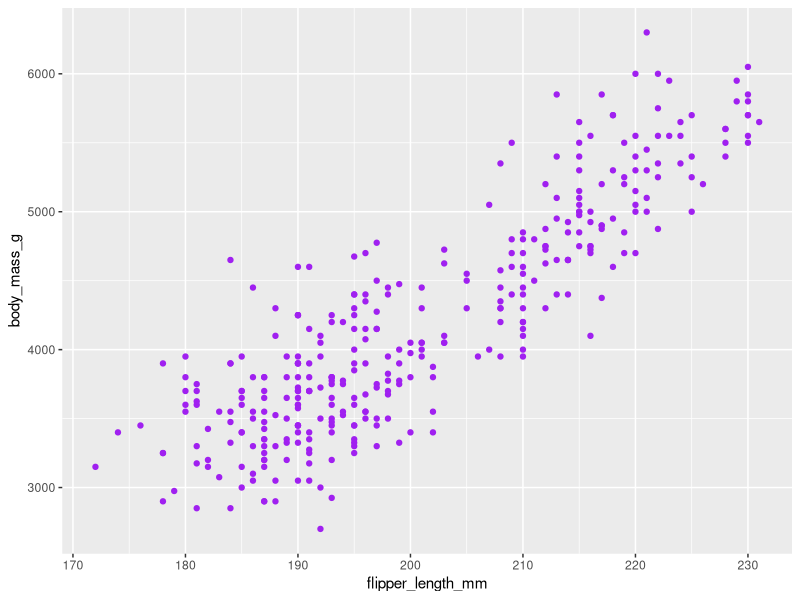
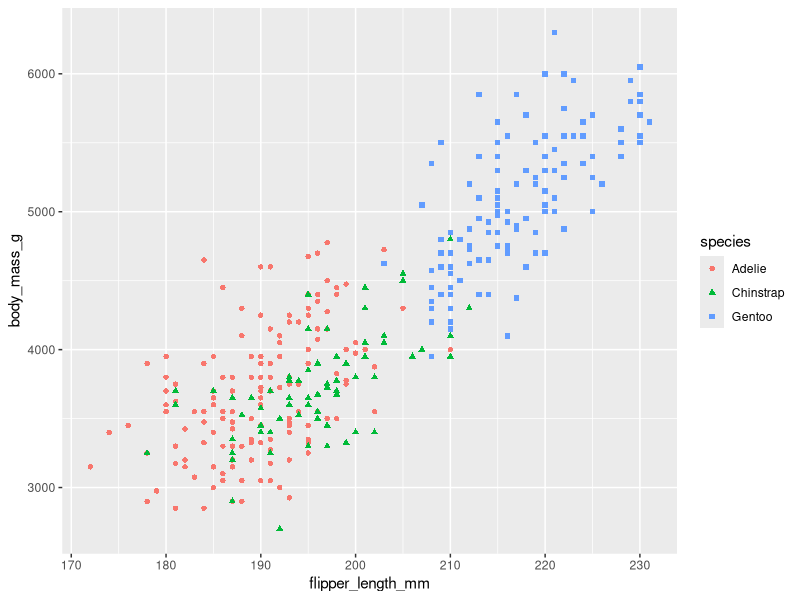
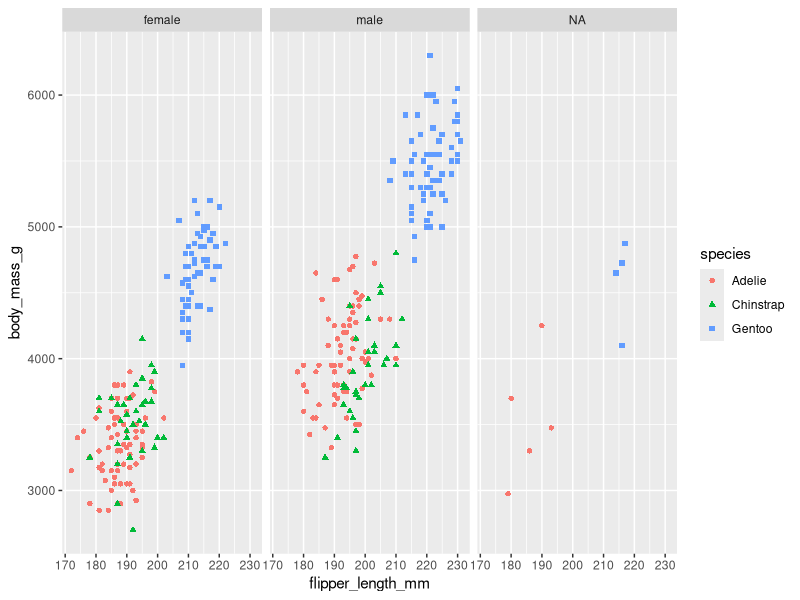

R code for these plots, in order:
## ---- chunk 1
library(tidyverse)
library(palmerpenguins)
## ---- chunk 2
View(penguins)
## ---- chunk 3
penguins %>% 
  group_by(species, island) %>% 
  drop_na() %>%
  summarise(average_flipper_length = mean(flipper_length_mm), maximum_flipper_length = max(flipper_length_mm), average_body_mass = mean(body_mass_g), maximum_body_mass = max(body_mass_g),.groups = "drop") %>% 
  arrange(species, island)
## ---- chunk 4
penguins %>% group_by(island) %>% 
  drop_na() %>% summarise(max_bill_length_mm = max(bill_length_mm))
## ---- chunk 5
penguins %>% group_by(species, island) %>% drop_na() %>% 
  summarise(max_bill = max(bill_length_mm), mean_bill = mean(bill_length_mm),.groups = "drop")
## ---- chunk 6
ggplot(data = penguins) + 
  geom_point(mapping = aes(x = flipper_length_mm, y = body_mass_g), color = "Purple")
## ---- chunk 7
ggplot(data = penguins) + 
  geom_point(mapping = aes(x = flipper_length_mm, y = body_mass_g, shape = species, color = species))
## ---- chunk 8
ggplot(data = penguins) + 
  geom_point(mapping = aes(x = flipper_length_mm, y = body_mass_g, color = species, shape = species)) + 
  facet_wrap(~sex)
